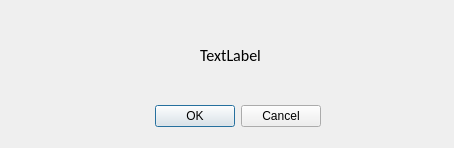
<?xml version="1.0" encoding="UTF-8"?>
<ui version="4.0">
 <class>Warning</class>
 <widget class="QDialog" name="Warning">
  <property name="geometry">
   <rect>
    <x>0</x>
    <y>0</y>
    <width>454</width>
    <height>148</height>
   </rect>
  </property>
  <property name="windowTitle">
   <string>Dialog</string>
  </property>
  <widget class="QDialogButtonBox" name="buttonBox">
   <property name="geometry">
    <rect>
     <x>-300</x>
     <y>100</y>
     <width>621</width>
     <height>32</height>
    </rect>
   </property>
   <property name="orientation">
    <enum>Qt::Horizontal</enum>
   </property>
   <property name="standardButtons">
    <set>QDialogButtonBox::Cancel|QDialogButtonBox::Ok</set>
   </property>
  </widget>
  <widget class="QLabel" name="label">
   <property name="geometry">
    <rect>
     <x>20</x>
     <y>40</y>
     <width>421</width>
     <height>31</height>
    </rect>
   </property>
   <property name="font">
    <font>
     <family>Calibri</family>
     <pointsize>12</pointsize>
    </font>
   </property>
   <property name="text">
    <string>TextLabel</string>
   </property>
   <property name="alignment">
    <set>Qt::AlignCenter</set>
   </property>
  </widget>
 </widget>
 <resources/>
 <connections>
  <connection>
   <sender>buttonBox</sender>
   <signal>accepted()</signal>
   <receiver>Warning</receiver>
   <slot>accept()</slot>
   <hints>
    <hint type="sourcelabel">
     <x>248</x>
     <y>254</y>
    </hint>
    <hint type="destinationlabel">
     <x>157</x>
     <y>274</y>
    </hint>
   </hints>
  </connection>
  <connection>
   <sender>buttonBox</sender>
   <signal>rejected()</signal>
   <receiver>Warning</receiver>
   <slot>reject()</slot>
   <hints>
    <hint type="sourcelabel">
     <x>316</x>
     <y>260</y>
    </hint>
    <hint type="destinationlabel">
     <x>286</x>
     <y>274</y>
    </hint>
   </hints>
  </connection>
 </connections>
</ui>
